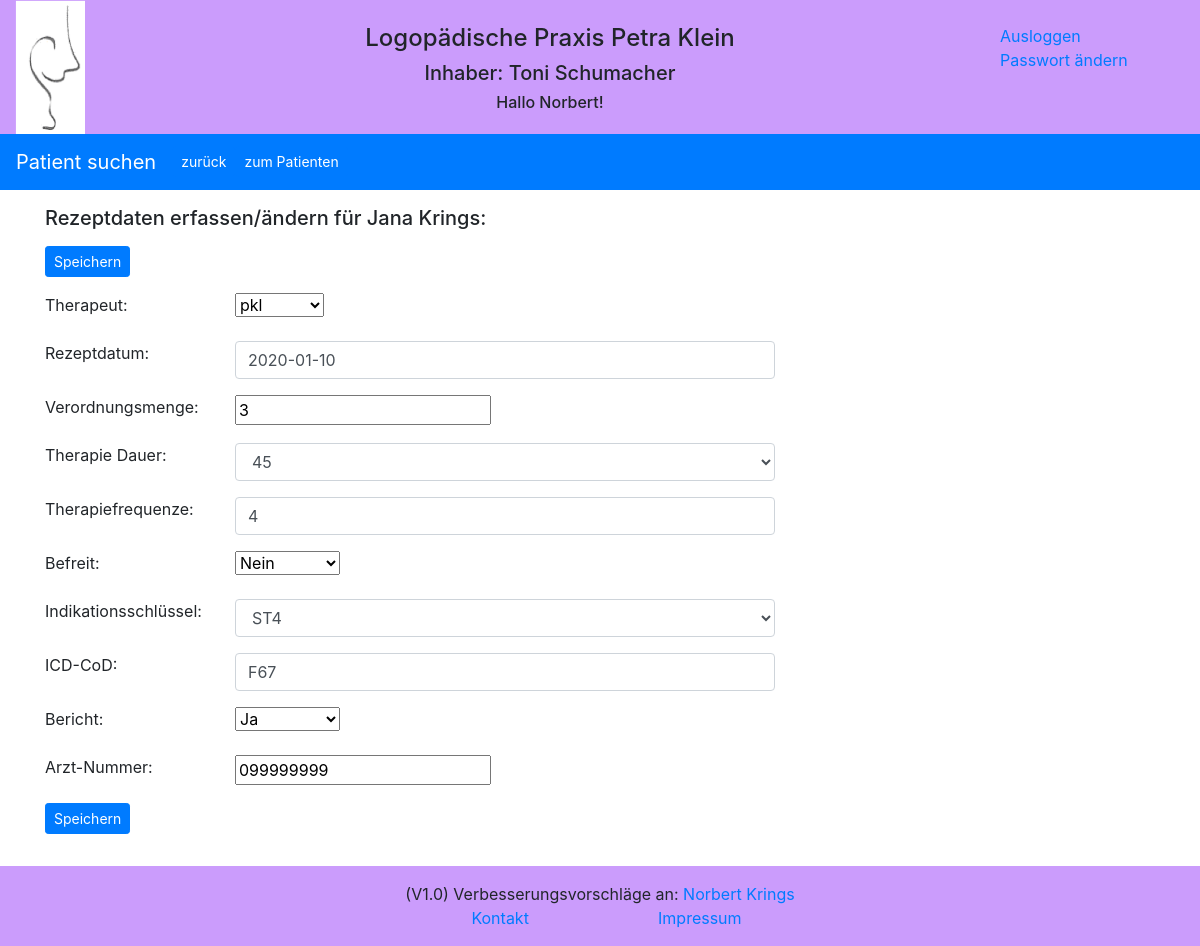
The page /reports/edit/therapy/6/ (signed in) on the database its author committed.
### reports/models.py (models this page shows, shortened)
class Patient(models.Model):
    GENDER = (
        ('1', 'weiblich'),
        ('2', 'männlich'),
    )
    pa_first_name = models.CharField(max_length=50)
    pa_last_name = models.CharField(max_length=50)
    pa_street = models.CharField(max_length=100)
    pa_city = models.CharField(max_length=255)
    pa_phone = models.CharField(max_length=35, blank=True, default='', null=True)
    pa_cell_phone = models.CharField(max_length=35, blank=True, default='', null=True)
    pa_cell_phone_add1 = models.CharField(max_length=35, blank=True, default='', null=True)
    pa_cell_phone_add2 = models.CharField(max_length=35, blank=True, default='', null=True)
    pa_date_of_birth = models.DateField(default='1900-01-01')
    pa_gender = models.CharField(max_length=1, choices=GENDER, default='1')
    pa_attention = models.CharField(max_length=100, blank=True, default='')
    pa_note = models.CharField(max_length=255, blank=True, default='')

class Therapy(models.Model):
    recipe_date = models.DateField(auto_now=False, auto_now_add=False)
    therapy_regulation_amount = models.IntegerField(blank=True, null=True)
    therapy_duration = models.CharField(max_length=10, default='')
    therapy_frequence = models.CharField(max_length=5, default='')
    therapy_rid_of = models.BooleanField(default=False, null=True)
    therapy_report_no_yes = models.BooleanField(default=True)
    therapy_indication_key = models.CharField(max_length=10, default='')
    therapy_icd_cod = models.CharField(max_length=10, default='')
    therapy_doctor = models.ForeignKey(Doctor, on_delete=models.CASCADE, default='')
    patients = models.ForeignKey(Patient, on_delete=models.CASCADE, default='')
    therapists = models.ForeignKey(Therapist, on_delete=models.CASCADE, default='', null=True)

class Doctor(models.Model):
    doctor_name1 = models.CharField(max_length=75, blank=True, default='')
    doctor_name2 = models.CharField(max_length=75, blank=True, default='')
    doctor_street = models.CharField(max_length=50, blank=True, default='')
    doctor_zip_code = models.CharField(max_length=5, blank=True, default='')
    doctor_city = models.CharField(max_length=50, blank=True, default='')
    doctor_lanr = models.CharField(max_length=9, blank=False, default='999999999')

### reports/views.py (the view)
# urls.py: path('edit/therapy/<id>/', views.edit_therapy, name='edit_therapy'),
def edit_therapy(request, id=None):
    item = get_object_or_404(Therapy, id=id)
    form = TherapyForm(request.POST or None, instance=item)
    if form.is_valid():
        form.save()
        logger.info('edit_therapy: Rezept mit der ID:' + str(item.id) + ' geändert')
        return redirect('/reports/therapy/' + str(item.id) + '/')
    logger.info('edit_therapy: Rezeptformular des Patienten mit der ID: ' + str(item.id) + ' zwecks Änderung aufgerufen')
    form.id = item.id
    form.therapy_doctor_value = item.therapy_doctor.doctor_lanr
    return render(request, 'reports/therapy_form.html', {'form': form, 'patient': item.patients})

### reports/models.py (called while the page is built)
    def __str__(self):
        return self.tp_initial

### reports/templates/reports/therapy_form.html (shortened to what this page needs)
{% extends "base.html" %}
{% block extrahead %}
    {% load static %}
    <link rel="stylesheet" href="{% static 'reports/style_e2.css' %}">
{% endblock %}
{% block nav %}
<nav class="navbar navbar-expand-sm bg-primary navbar-dark">
  <a class="navbar-brand" href="{% url 'reports:index' %}" >Patient suchen</a>
  <div class="collapse navbar-collapse" id="collapsibleNavbar">
    <ul class="navbar-nav">
        {% if form.id %}
        <li class="nav-item">
          <a class="btn btn-primary btn-sm" href="{% url 'reports:therapy' form.id %}" role="button">zurück</a>
        </li>
        {% endif %}
        <li class="nav-item">
            <a class="btn btn-primary btn-sm" href="{% url 'reports:patient' patient.id %}" role="button">zum Patienten</a>
        </li>
    </ul>
  </div>
</nav>
{% endblock %}
{% block content %}
<content>
    <form method="POST" enctype="multipart/form-data" action="">
        <div class="container">
            <div class="row">
                <div class="col-sm">
                    <h5>Rezeptdaten erfassen/ändern für {{ patient.pa_first_name }} {{ patient.pa_last_name }}: </h5>
                </div>
            </div>
           <div class="form-group row">
                <div class="col-sm-offset-2 col-sm-6">
                    <button type="submit" class="btn btn-primary btn-sm">Speichern</button>
                </div>
            </div>
            <div class="form-group row">
                <label for="{{ form.therapists.id_for_label }}" class="col-sm-2 control-label">Therapeut:</label>
                <div class="col-sm-6">
                    {{ form.therapists }}
                </div>
            </div>
            <div class="form-group row">
                <label for="{{ form.recipe_date.id_for_label }}" class="col-sm-2 control-label">Rezeptdatum: </label>
                <div class="col-sm-6">
                    {{ form.recipe_date }}
                </div>
            </div>
            <div class="form-group row">
                <label for="{{ form.therapy_regulation_amount.id_for_label }}" class="col-sm-2 control-label">Verordnungsmenge: </label>
                <div class="col-sm-6">
                    {{ form.therapy_regulation_amount }}
                </div>
            </div>
            <div class="form-group row">
                <label for="{{ form.therapy_duration.id_for_label }}" class="col-sm-2 control-label">Therapie Dauer: </label>
                <div class="col-sm-6">
                    {{ form.therapy_duration }}
                </div>
            </div>
            <div class="form-group row">
                <label for="{{ form.therapy_frequence.id_for_label }}" class="col-sm-2 control-label">Therapiefrequenze: </label>
                <div class="col-sm-6">
                    {{ form.therapy_frequence }}
                </div>
            </div>
            <div class="form-group row">
                <label for="{{ form.therapy_rid_of.id_for_label }}" class="col-sm-2 control-label">Befreit: </label>
                <div class="col-sm-6">
                    {{ form.therapy_rid_of }}
                </div>
            </div>
            <div class="form-group row">
                <label for="{{ form.therapy_indication_key.id_for_label }}" class="col-sm-2 control-label">Indikationsschlüssel: </label>
                <div class="col-sm-6">
                    {{ form.therapy_indication_key }}
                </div>
            </div>
            <div class="form-group row">
                <label for="{{ form.therapy_icd_cod.id_for_label }}" class="col-sm-2 control-label">ICD-CoD: </label>
                <div class="col-sm-6">
                    {{ form.therapy_icd_cod }}
                </div>
            </div>
            <div class="form-group row">
                <label for="{{ form.therapy_report_no_yes.id_for_label }}" class="col-sm-2 control-label">Bericht: </label>
                <div class="col-sm-6">
                    {{ form.therapy_report_no_yes }}
                </div>
            </div>
             <div class="form-group row">
                <label for="{{ form.therapy_doctor.id_for_label }}" class="col-sm-2 control-label">Arzt-Nummer:</label>
                <div class="col-sm-6">
                    <input type="text" id="id_therapy_doctor" name="therapy_doctor" minlength="9" maxlength="9" value="{{ form.therapy_doctor_value }}">
                </div>
            </div>
           <div class="form-group row">
                <div class="col-sm-offset-2 col-sm-6">
                    <button type="submit" class="btn btn-primary btn-sm">Speichern</button>
                </div>
            </div>
        </div>
    </form>
</content>
{% endblock %}

### reports/templates/header.html (shortened to what this page needs)
    {% load static %}
    <div class="container-fluid text-center header">
        <div class="row" >
            <div class="col-sm-1 d-none d-md-block">
                <img src="{% static 'reports/images/logopaedie.png' %}" width=70px margin="0" alt="Logopädie">
            </div>
            <div class="col-sm-9">
                <div class="row">
                    <div class="col-sm">
                    </div>
                </div>
                <div class="row">
                    <div class="col-sm">
                        <h4>Logopädische Praxis Petra Klein</h4>
                    </div>
                </div>
                <div class="row" >
                    <div class="col-sm d-none d-md-block">
                        <h5>Inhaber: Toni Schumacher</h5>
                    </div>
                </div>
                <div class="row">
                    <div class="col-sm d-none d-md-block">
                        <h6>{% if user.is_authenticated %} Hallo {{ user.first_name }}! {% endif %}</h6>
                    </div>
                </div>
            </div>
            <div class="col-sm-2 d-none d-md-block">
                <div class="col-sm">
                </div>
                {% if user.is_authenticated %}
                <div class="row"><a href="{% url 'logout' %}">Ausloggen</a></div>
                <div class="row"><a href="{% url 'password_change' %}">Passwort ändern</a></div>
                {% endif %}
            </div>
        </div>
    </div>

### reports/static/reports/logopaedie.css (style rules this page uses)
.header { background-color: #cb9cfc; }

### reports/static/reports/style_e2.css (style rules this page uses)
body { grid-template-columns: 175px 4fr; }
content { grid-column: 2 / 5; grid-row: 2 / 4; }

### rows shown on the page
Patient: pa_first_name "Jana", pa_last_name "Krings"
Therapy: therapists "pkl", recipe_date "2020-01-10", therapy_regulation_amount "3", therapy_duration "45", therapy_frequence "4", therapy_rid_of "Nein", therapy_indication_key "ST4", therapy_icd_cod "F67", therapy_report_no_yes "Ja"
Doctor: therapy_doctor "099999999"

### other values the page prints
{{ user.first_name }} "Norbert"
